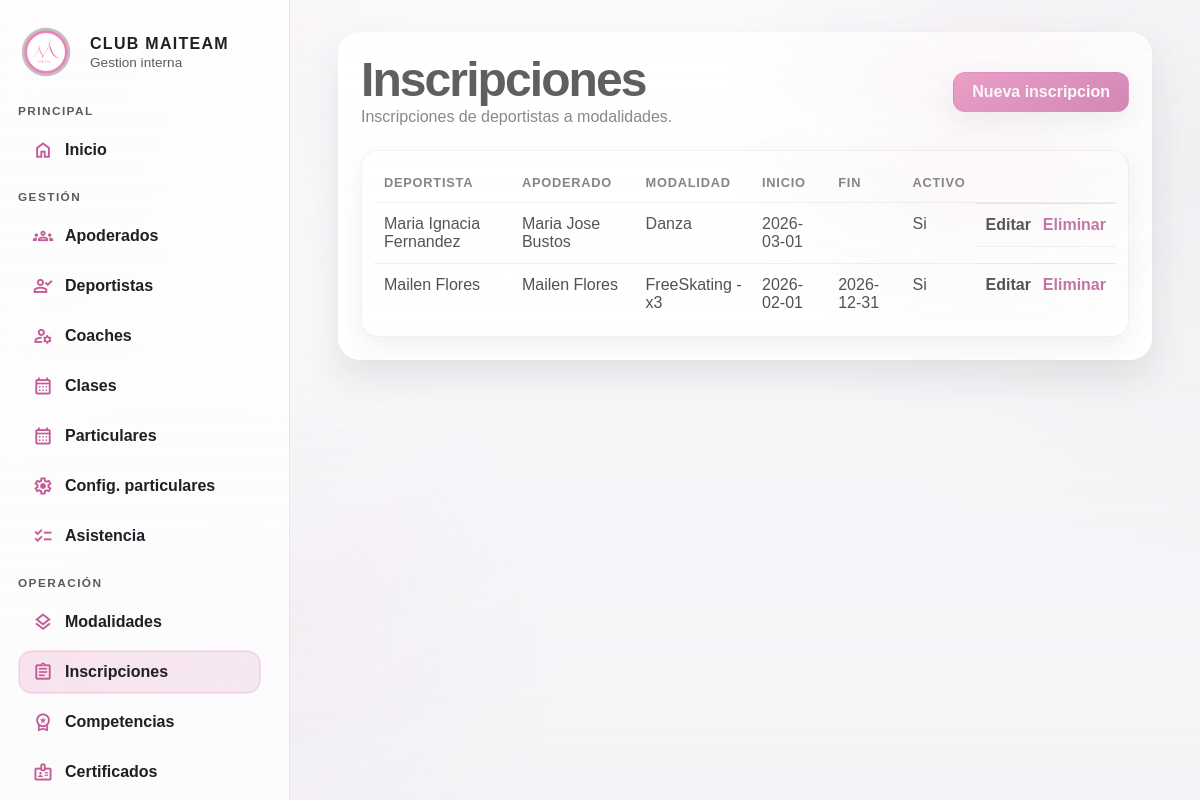
Page /interno/?page=inscripciones on the committed database.
### tables this page shows
CREATE TABLE IF NOT EXISTS inscripciones (
    id INT UNSIGNED AUTO_INCREMENT PRIMARY KEY,
    deportista_id INT UNSIGNED NOT NULL,
    modalidad_id INT UNSIGNED NOT NULL,
    fecha_inicio DATE NOT NULL,
    fecha_fin DATE DEFAULT NULL,
    activo TINYINT(1) NOT NULL DEFAULT 1,
    created_at TIMESTAMP NOT NULL DEFAULT CURRENT_TIMESTAMP,
    updated_at TIMESTAMP NULL DEFAULT NULL ON UPDATE CURRENT_TIMESTAMP,
    CONSTRAINT fk_inscripciones_deportistas
        FOREIGN KEY (deportista_id) REFERENCES deportistas(id)
        ON DELETE RESTRICT ON UPDATE CASCADE,
    CONSTRAINT fk_inscripciones_modalidades
        FOREIGN KEY (modalidad_id) REFERENCES modalidades(id)
        ON DELETE RESTRICT ON UPDATE CASCADE
);

CREATE TABLE IF NOT EXISTS deportistas (
    id INT UNSIGNED AUTO_INCREMENT PRIMARY KEY,
    apoderado_id INT UNSIGNED NOT NULL,
    nombre VARCHAR(120) NOT NULL,
    fecha_nacimiento DATE DEFAULT NULL,
    categoria VARCHAR(80) DEFAULT NULL,
    rut VARCHAR(20) DEFAULT NULL,
    avatar_path VARCHAR(255) DEFAULT NULL,
    nivel_id INT UNSIGNED DEFAULT NULL,
    activo TINYINT(1) NOT NULL DEFAULT 1,
    created_at TIMESTAMP NOT NULL DEFAULT CURRENT_TIMESTAMP,
    updated_at TIMESTAMP NULL DEFAULT NULL ON UPDATE CURRENT_TIMESTAMP,
    CONSTRAINT fk_deportistas_apoderados
        FOREIGN KEY (apoderado_id) REFERENCES apoderados(id)
        ON DELETE RESTRICT ON UPDATE CASCADE,
    CONSTRAINT fk_deportistas_niveles
        FOREIGN KEY (nivel_id) REFERENCES niveles_deportivos(id)
        ON DELETE SET NULL ON UPDATE CASCADE,
    UNIQUE KEY uq_deportistas_rut (rut)
);

CREATE TABLE IF NOT EXISTS apoderados (
    id INT UNSIGNED AUTO_INCREMENT PRIMARY KEY,
    nombre VARCHAR(120) NOT NULL,
    telefono VARCHAR(40) DEFAULT NULL,
    email VARCHAR(160) DEFAULT NULL,
    direccion VARCHAR(200) DEFAULT NULL,
    created_at TIMESTAMP NOT NULL DEFAULT CURRENT_TIMESTAMP,
    updated_at TIMESTAMP NULL DEFAULT NULL ON UPDATE CURRENT_TIMESTAMP
);

CREATE TABLE IF NOT EXISTS modalidades (
    id INT UNSIGNED AUTO_INCREMENT PRIMARY KEY,
    nombre VARCHAR(120) NOT NULL,
    costo_mensual DECIMAL(10,2) NOT NULL DEFAULT 0.00,
    coach_id INT UNSIGNED NOT NULL,
    activo TINYINT(1) NOT NULL DEFAULT 1,
    created_at TIMESTAMP NOT NULL DEFAULT CURRENT_TIMESTAMP,
    updated_at TIMESTAMP NULL DEFAULT NULL ON UPDATE CURRENT_TIMESTAMP,
    CONSTRAINT fk_modalidades_coaches
        FOREIGN KEY (coach_id) REFERENCES coaches(id)
        ON DELETE RESTRICT ON UPDATE CASCADE
);

### interno/src/helpers.php (called while the page is built, shortened)
<?php
function config(string $key, $default = null)
{
    $segments = explode('.', $key);
    $root = array_shift($segments);
    if ($root === 'db') {
        $source = $GLOBALS['db_config'] ?? [];
    } elseif ($root === 'app') {
        $source = $GLOBALS['app_config'] ?? [];
    } else {
        $source = $GLOBALS['app_config'] ?? [];
        array_unshift($segments, $root);
    }
    foreach ($segments as $segment) {
        $source = $source[$segment];
    }
    return $source;
}
function env(string $key, $default = null)
{
    $value = $_ENV[$key] ?? getenv($key);
    return $value;
}
function db(): PDO
{
    $host = env('DB_HOST', config('db.host', '127.0.0.1'));
    $dbname = env('DB_NAME', config('db.name', 'maiteam'));
    $user = env('DB_USER', config('db.user', 'root'));
    $pass = env('DB_PASS', config('db.pass', ''));
    $dsn = sprintf('mysql:host=%s;dbname=%s;charset=utf8mb4', $host, $dbname);
    $pdo = new PDO($dsn, $user, $pass, [
        PDO::ATTR_ERRMODE => PDO::ERRMODE_EXCEPTION,
        PDO::ATTR_DEFAULT_FETCH_MODE => PDO::FETCH_ASSOC,
    ]);
    return $pdo;
}
function render(string $view, array $data = []): void
{
    $viewPath = __DIR__ . '/../views/' . $view . '.php';
    $layoutPath = __DIR__ . '/../views/layout.php';
    $data['viewPath'] = $viewPath;
    extract($data, EXTR_SKIP);
    require $layoutPath;
}
function base_url(string $path = ''): string
{
    $base = rtrim((string) config('base_url', '/interno'), '/');
    $path = ltrim($path, '/');
    return $path === '' ? $base : $base . '/' . $path;
}
function e(?string $value): string
{
    return htmlspecialchars((string) $value, ENT_QUOTES, 'UTF-8');
}

### interno/src/inscripciones.php (called while the page is built, shortened)
<?php
function inscripciones_all(): array
{
    $stmt = db()->query(
        'SELECT i.id, i.fecha_inicio, i.fecha_fin, i.activo, '
        . 'd.nombre AS deportista_nombre, a.nombre AS apoderado_nombre, '
        . 'm.nombre AS modalidad_nombre '
        . 'FROM inscripciones i '
        . 'INNER JOIN deportistas d ON d.id = i.deportista_id '
        . 'INNER JOIN apoderados a ON a.id = d.apoderado_id '
        . 'INNER JOIN modalidades m ON m.id = i.modalidad_id '
        . 'ORDER BY i.fecha_inicio DESC, i.id DESC'
    );
    return $stmt->fetchAll();
}

### interno/views/inscripciones/index.php (the view, shortened to what this page needs)
<section class="page">
    <div class="page-header">
        <div>
            <h1>Inscripciones</h1>
            <p>Inscripciones de deportistas a modalidades.</p>
        </div>
        <a class="button" href="<?= e(base_url('/?page=inscripciones&action=create')) ?>">Nueva inscripcion</a>
    </div>
    <div class="table-wrapper">
        <table>
            <thead>
                <tr>
                    <th>Deportista</th>
                    <th>Apoderado</th>
                    <th>Modalidad</th>
                    <th>Inicio</th>
                    <th>Fin</th>
                    <th>Activo</th>
                    <th></th>
                </tr>
            </thead>
            <tbody>
                <?php if (empty($inscripciones)): ?>
                    <tr>
                        <td colspan="7">Aun no hay inscripciones registradas.</td>
                    </tr>
                <?php else: ?>
                    <?php foreach ($inscripciones as $inscripcion): ?>
                        <tr>
                            <td><?= e($inscripcion['deportista_nombre']) ?></td>
                            <td><?= e($inscripcion['apoderado_nombre']) ?></td>
                            <td><?= e($inscripcion['modalidad_nombre']) ?></td>
                            <td><?= e($inscripcion['fecha_inicio']) ?></td>
                            <td><?= e($inscripcion['fecha_fin']) ?></td>
                            <td><?= $inscripcion['activo'] ? 'Si' : 'No' ?></td>
                            <td class="actions">
                                <a class="link" href="<?= e(base_url('/?page=inscripciones&action=edit&id=' . $inscripcion['id'])) ?>">Editar</a>
                                <form method="post" action="<?= e(base_url('/?page=inscripciones&action=delete')) ?>" onsubmit="return confirm('Eliminar esta inscripcion?');">
                                    <button type="submit" class="link danger">Eliminar</button>
                                </form>
                            </td>
                        </tr>
                    <?php endforeach; ?>
                <?php endif; ?>
            </tbody>
        </table>
    </div>
</section>

### interno/assets/css/app.css (style rules this page uses)
:root { --bg: #f3f4f7; --bg-soft: #fff4fb; --surface: rgba(255, 255, 255, 0.9); --surface-strong: rgba(255, 255, 255, 0.96); --surface-soft: rgba(255, 255, 255, 0.72); --border: rgba(84, 87, 103, 0.14); --border-strong: rgba(195, 91, 152, 0.2); --text: #1f1f24; --muted: #5a5a63; --accent: #e57bb4; --accent-dark: #c35b98; --accent-deep: #9f3f79; --danger: #b24b89; --success: #2f8f5b; --warning: #ab6b1b; --shadow-sm: 0 10px 24px rgba(37, 37, 43, 0.08); --shadow-md: 0 18px 36px rgba(37, 37, 43, 0.12); --shadow-lg: 0 24px 52px rgba(37, 37, 43, 0.16); --radius-sm: 12px; --radius-md: 18px; --radius-lg: 24px; --sidebar-expanded: 290px; --sidebar-collapsed: 92px; }
* { box-sizing: border-box; }
html { color-scheme: light; }
body { margin: 0; min-height: 100vh; font-family: "Manrope", "Poppins", "Montserrat", sans-serif; color: var(--text); background: radial-gradient(circle at 0% 0%, rgba(229, 123, 180, 0.14), transparent 30%), radial-gradient(circle at 100% 20%, rgba(182, 182, 187, 0.16), transparent 32%), linear-gradient(180deg, #f8f8fa 0%, var(--bg) 100%); }
body::before { content: ""; position: fixed; inset: 0; pointer-events: none; background: linear-gradient(rgba(255, 255, 255, 0.35), rgba(255, 255, 255, 0.08)), radial-gradient(circle at 20% 80%, rgba(229, 123, 180, 0.08), transparent 28%), radial-gradient(circle at 82% 14%, rgba(159, 63, 121, 0.07), transparent 22%); opacity: 0.9; }
a { color: inherit; }
button, input, select, textarea { font: inherit; }
button, a { -webkit-tap-highlight-color: transparent; }
h1, h2, h3, p { margin: 0; }
h1 { font-size: clamp(1.9rem, 4vw, 3.2rem); line-height: 1.04; letter-spacing: -0.04em; }
.button { display: inline-flex; align-items: center; justify-content: center; gap: 8px; padding: 10px 18px; border-radius: 12px; background: linear-gradient(135deg, var(--accent), var(--accent-dark)); color: #ffffff; text-decoration: none; font-weight: 700; border: 1px solid rgba(195, 91, 152, 0.32); box-shadow: var(--shadow-sm); transition: transform 0.18s ease, box-shadow 0.18s ease, background-color 0.18s ease, border-color 0.18s ease; }
.page { background: var(--surface-strong); padding: 22px; border-radius: 22px; box-shadow: var(--shadow-md); border: 1px solid rgba(255, 255, 255, 0.74); }
.page > * + * { margin-top: 18px; }
.page-header { display: flex; align-items: center; justify-content: space-between; gap: 16px; flex-wrap: wrap; }
.page-header p, .ficha-header p { color: var(--muted); line-height: 1.55; }
.table-wrapper { margin-top: 20px; overflow-x: auto; background: var(--surface); border-radius: 16px; padding: 12px; border: 1px solid rgba(100, 100, 100, 0.12); box-shadow: var(--shadow-sm); }
.table-wrapper table { width: 100%; border-collapse: collapse; }
.table-wrapper th, .table-wrapper td { padding: 12px 10px; border-bottom: 1px solid rgba(100, 100, 100, 0.12); vertical-align: top; }
.table-wrapper th { text-align: left; font-size: 0.8rem; text-transform: uppercase; letter-spacing: 0.06em; color: var(--muted); font-weight: 800; }
.table-wrapper tr:last-child td { border-bottom: 0; }
table { width: 100%; border-collapse: collapse; color: var(--text); }
thead th { text-align: left; font-size: 0.85rem; text-transform: uppercase; letter-spacing: 0.06em; color: var(--muted); padding: 10px 8px; }
tbody td { padding: 10px 8px; border-top: 1px solid rgba(100, 100, 100, 0.2); }
.actions { display: flex; gap: 12px; align-items: center; justify-content: flex-end; }
.link { background: none; border: none; color: var(--text); font-weight: 600; cursor: pointer; text-decoration: none; padding: 0; }
.link.danger { color: var(--danger); }

### rows in the picture
inscripciones: deportista.nombre "Maria Ignacia Fernandez", apoderados.nombre "Maria Jose Bustos", modalidad.nombre "Danza", fecha_inicio "2026-03-01", activo "Si"
inscripciones: deportista.nombre "Mailen Flores", apoderados.nombre "Mailen Flores", modalidad.nombre "FreeSkating - x3", fecha_inicio "2026-02-01", fecha_fin "2026-12-31", activo "Si"

### other values in the picture
$sectionLabel "PRINCIPAL"
$item['label'] "Inicio"
$sectionLabel "GESTIÓN"
$item['label'] "Apoderados"
$item['label'] "Deportistas"
$item['label'] "Coaches"
$item['label'] "Clases"
$item['label'] "Particulares"
$item['label'] "Config. particulares"
$item['label'] "Asistencia"
$sectionLabel "OPERACIÓN"
$item['label'] "Modalidades"
$item['label'] "Inscripciones"
$item['label'] "Competencias"
$item['label'] "Certificados"
